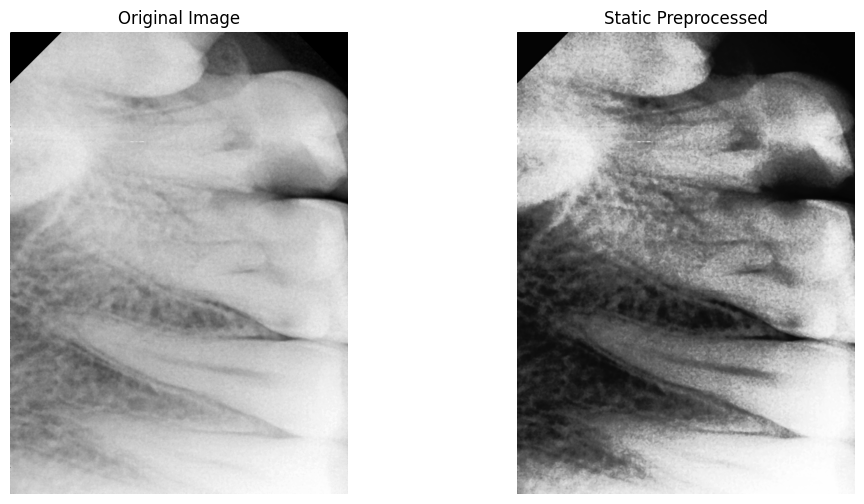
#> input picture images/comparison examples/download.png, 864 x 504 px
$ python -i static_pipeline.py   (imports and definitions only)
#> lines starting #> are read from the running program, lines starting #| are printed output that depends on the picture
from skimage import exposure

def apply_histogram_equalization(image):
    eq_img = exposure.equalize_hist(image)  # Returns float image [0,1]
    eq_img = (eq_img * 255).astype(np.uint8)  # Convert back to uint8
    return eq_img


def apply_unsharp_mask(image, kernel_size=(5, 5), sigma=1.0, amount=1.0, threshold=0):
    blurred = cv2.GaussianBlur(image, kernel_size, sigma)
    sharpened = float(amount + 1) * image - float(amount) * blurred
    sharpened = np.maximum(sharpened, np.zeros(sharpened.shape))
    sharpened = np.minimum(sharpened, 255 * np.ones(sharpened.shape))
    sharpened = sharpened.round().astype(np.uint8)

    if threshold > 0:
        low_contrast_mask = np.absolute(image - blurred) < threshold
        np.copyto(sharpened, image, where=low_contrast_mask)

    return sharpened

def apply_basic_denoising(image):
    median = cv2.medianBlur(image, 3)
    gaussian = cv2.GaussianBlur(median, (3, 3), 0)
    return gaussian

def static_preprocessing_pipeline(image):
    print("Applying static pipeline...")

    eq_img = apply_histogram_equalization(image)
    sharp_img = apply_unsharp_mask(eq_img)
    denoised_img = apply_basic_denoising(sharp_img)

    return denoised_img

>>> import cv2
>>> picture = cv2.imread('../images/comparison examples/download.png')
#> picture is the input picture: shape (504, 864, 3); min 0, max 255, mean 180
>>> result = static_preprocessing_pipeline(picture)
#> in apply_histogram_equalization, `eq_img = exposure.equalize_hist(image)`:
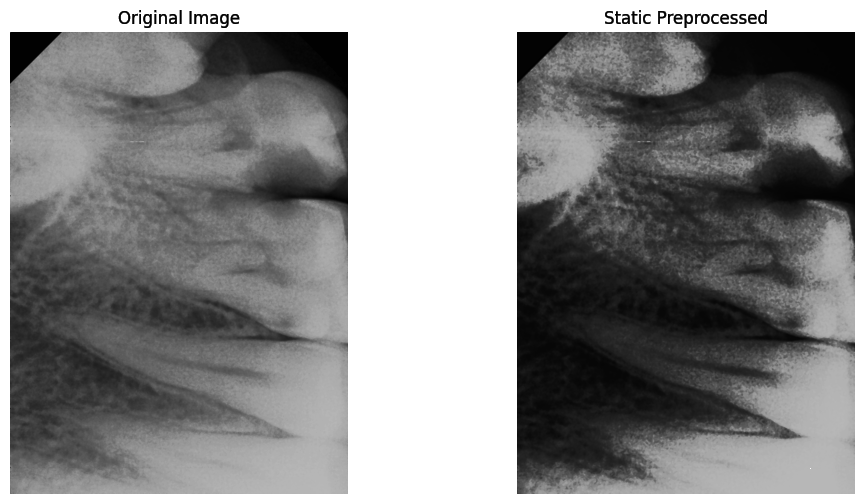
#> eq_img: shape (504, 864, 3) float64; min 0.00661, max 1, mean 0.54
#> (the run stopped early here; a loop or call above may not have finished)
